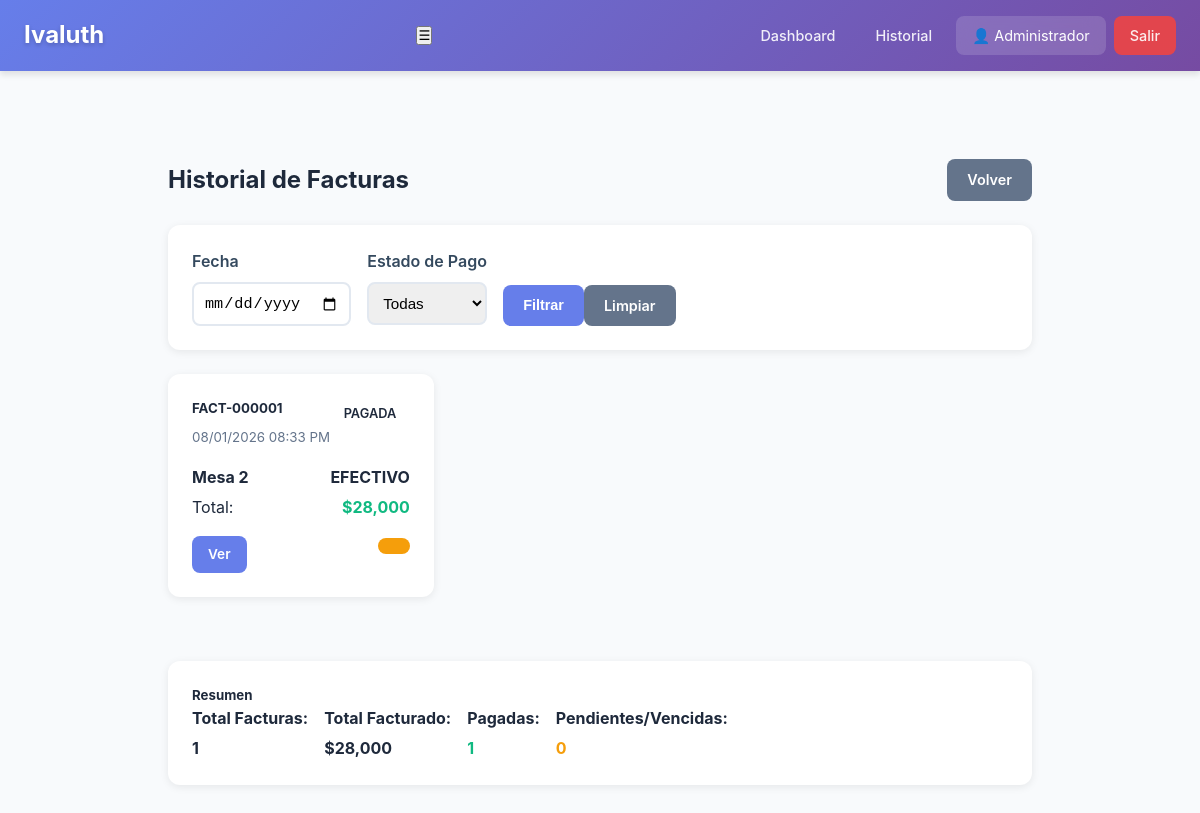
Screenshot of /facturas (signed in) with the database file from the repository.
### app.py (models this page shows, shortened)
class Usuario(UserMixin, db.Model):
    id = db.Column(db.Integer, primary_key=True)
    username = db.Column(db.String(80), unique=True, nullable=False)
    password_hash = db.Column(db.String(200), nullable=False)
    nombre = db.Column(db.String(100), nullable=False)
    rol = db.Column(db.String(20), default='mesero')  # mesero, cocina, admin

class Factura(db.Model):
    id = db.Column(db.Integer, primary_key=True)
    numero_consecutivo = db.Column(db.String(50), unique=True, nullable=False)
    sesion_id = db.Column(db.Integer, db.ForeignKey('sesion.id'), nullable=True)
    subtotal = db.Column(db.Float, default=0)
    iva = db.Column(db.Float, default=0)
    propina = db.Column(db.Float, default=0)
    total = db.Column(db.Float, default=0)
    metodo_pago = db.Column(db.String(50), default='efectivo')
    desglose_pago = db.Column(db.Text)
    cliente_nombre = db.Column(db.String(200))
    cliente_documento = db.Column(db.String(50))
    notas = db.Column(db.Text)
    estado_pago = db.Column(db.String(20), default='pagada')  # pagada, pendiente, vencida
    fecha_vencimiento = db.Column(db.Date, nullable=True)  # Cuándo debe pagar el cliente
    fecha_pago_real = db.Column(db.DateTime, nullable=True)  # Cuándo pagó realmente
    saldo_pendiente = db.Column(db.Float, default=0)  # Si pagó parcialmente
    fecha_emision = db.Column(db.DateTime, default=datetime.now)
    sesion = db.relationship('Sesion', backref='facturas')

class Mesa(db.Model):
    id = db.Column(db.Integer, primary_key=True)
    numero = db.Column(db.Integer, nullable=False, unique=True)
    capacidad = db.Column(db.Integer, default=4)
    activa = db.Column(db.Boolean, default=True)

### app.py (the view)
@app.route("/facturas")
@login_required
def lista_facturas():
    fecha_param = request.args.get('fecha')
    if fecha_param:
        try:
            fecha_obj = datetime.strptime(fecha_param, '%Y-%m-%d').date()
            facturas = Factura.query.filter(
                db.func.date(Factura.fecha_emision) == fecha_obj
            ).order_by(Factura.fecha_emision.desc()).all()
        except ValueError:
            flash('Fecha inválida', 'error')
            facturas = Factura.query.order_by(Factura.fecha_emision.desc()).limit(50).all()
    else:
        facturas = Factura.query.order_by(Factura.fecha_emision.desc()).limit(50).all()
    return render_template("lista_facturas.html", facturas=facturas)

### app.py (called while the page is built)
@login_manager.user_loader
def load_user(user_id):
    return Usuario.query.get(int(user_id))

### templates/lista_facturas.html (shortened to what this page needs)
{% extends "base.html" %}
{% block content %}
<div class="container-fluid mt-4">
    <div class="d-flex justify-content-between align-items-center mb-4">
        <h2> Historial de Facturas</h2>
        <a href="{{ url_for('dashboard') }}" class="btn btn-secondary">
             Volver
        </a>
    </div>
    <div class="card mb-4">
        <div class="card-body">
            <form method="get" class="row g-3">
                <div class="col-md-4">
                    <label class="form-label">Fecha</label>
                    <input type="date" name="fecha" class="form-control"
                           value="{{ request.args.get('fecha', '') }}">
                </div>
                <div class="col-md-4">
                    <label class="form-label">Estado de Pago</label>
                    <select name="estado_pago" class="form-select">
                        <option value="">Todas</option>
                    </select>
                </div>
                <div class="col-md-4 d-flex align-items-end">
                    <button type="submit" class="btn btn-primary me-2">
                         Filtrar
                    </button>
                    <a href="{{ url_for('lista_facturas') }}" class="btn btn-secondary">
                         Limpiar
                    </a>
                </div>
            </form>
        </div>
    </div>
    {% if facturas %}
    <div class="row">
        {% for factura in facturas %}
        <div class="col-md-6 mb-3">
            <div class="card">
                <div class="card-body">
                    <div class="d-flex justify-content-between align-items-start mb-3">
                        <div>
                            <h5 class="mb-1">{{ factura.numero_consecutivo }}</h5>
                            <small class="text-muted">
                                {{ factura.fecha_emision.strftime('%d/%m/%Y %I:%M %p') }}
                            </small>
                        </div>
                        <div class="text-end">
                            {% if factura.estado_pago == 'pagada' %}
                            <span class="badge bg-success">PAGADA</span>
                            {% elif factura.estado_pago == 'pendiente' %}
                            <span class="badge bg-warning">PENDIENTE</span>
                            {% elif factura.estado_pago == 'vencida' %}
                            <span class="badge bg-danger">VENCIDA</span>
                            {% endif %}
                        </div>
                    </div>
                    <div class="row mb-2">
                        <div class="col-6">
                            {% if factura.sesion %}
                                <p class="mb-1">
                                    <strong>Mesa {{ factura.sesion.mesa.numero }}</strong>
                                </p>
                            {% endif %}
                        </div>
                        <div class="col-6 text-end">
                            <p class="mb-1">
                                <strong>{{ factura.metodo_pago|upper }}</strong>
                            </p>
                        </div>
                    </div>
                    <div class="d-flex justify-content-between align-items-center mb-3">
                        <span>Total:</span>
                        <h4 class="mb-0 text-success">${{ "{:,.0f}".format(factura.total) }}</h4>
                    </div>
                    <div class="d-flex justify-content-between">
                        <a href="{{ url_for('ver_factura', factura_id=factura.id) }}"
                           class="btn btn-sm btn-primary">
                             Ver
                        </a>
                        <div>
                            {% if current_user.rol == 'admin' %}
                            <a href="{{ url_for('editar_factura', factura_id=factura.id) }}"
                               class="btn btn-sm btn-warning">
                            </a>
                            {% endif %}
                        </div>
                    </div>
                </div>
            </div>
        </div>
        {% endfor %}
    </div>
    <div class="card mt-4">
        <div class="card-body">
            <h5>Resumen</h5>
            <div class="row">
                <div class="col-md-3">
                    <p class="mb-1"><strong>Total Facturas:</strong></p>
                    <h4>{{ facturas|length }}</h4>
                </div>
                <div class="col-md-3">
                    <p class="mb-1"><strong>Total Facturado:</strong></p>
                    <h4>${{ "{:,.0f}".format(facturas|sum(attribute='total')) }}</h4>
                </div>
                <div class="col-md-3">
                    <p class="mb-1"><strong>Pagadas:</strong></p>
                    <h4 class="text-success">
                        {{ facturas|selectattr('estado_pago', 'equalto', 'pagada')|list|length }}
                    </h4>
                </div>
                <div class="col-md-3">
                    <p class="mb-1"><strong>Pendientes/Vencidas:</strong></p>
                    <h4 class="text-warning">
                        {{ facturas|rejectattr('estado_pago', 'equalto', 'pagada')|list|length }}
                    </h4>
                </div>
            </div>
        </div>
    </div>
    {% else %}
    <div class="alert alert-info">
        <i class="fas fa-info-circle"></i> No hay facturas registradas.
    </div>
    {% endif %}
</div>
{% endblock %}

### templates/base.html (shortened to what this page needs)
<!DOCTYPE html>
<html lang="es">
<head>
    <link rel="stylesheet" href="{{ url_for('static', filename='css/styles.css') }}">
</head>
<body>
    {% if current_user.is_authenticated %}
    <nav class="navbar">
        <div class="nav-container">
            <div class="nav-brand">Ivaluth</div>
            <button class="nav-toggle" id="navToggle">☰</button>
            <div class="nav-menu" id="navMenu">
                {% if current_user.rol != 'cocina' %}
                <a href="{{ url_for('dashboard') }}" class="nav-link">Dashboard</a>
                {% else %}
                <a href="{{ url_for('cocina') }}" class="nav-link">Cocina</a>
                {% endif %}
                <a href="{{ url_for('historial') }}" class="nav-link">Historial</a>
                <span class="nav-user">👤 {{ current_user.nombre }}</span>
                <a href="{{ url_for('logout') }}" class="nav-link nav-logout">Salir</a>
            </div>
        </div>
    </nav>
    {% endif %}
    <div class="container">
        {% block content %}{% endblock %}
    </div>
</body>
</html>

### static/css/styles.css (style rules this page uses)
* { margin: 0; padding: 0; box-sizing: border-box; }
body { font-family: -apple-system, BlinkMacSystemFont, 'Segoe UI', Roboto, Oxygen, Ubuntu, Cantarell, sans-serif; background: #f8fafc; color: #1e293b; line-height: 1.6; }
.navbar { background: linear-gradient(135deg, #667eea 0%, #764ba2 100%); box-shadow: 0 4px 6px rgba(0,0,0,0.1); position: sticky; top: 0; z-index: 1000; }
.nav-container { max-width: 1400px; margin: 0 auto; padding: 1rem 1.5rem; display: flex; justify-content: space-between; align-items: center; }
.nav-brand { font-size: 1.5rem; font-weight: bold; color: white; text-shadow: 0 2px 4px rgba(0,0,0,0.2); text-decoration: none; }
.nav-menu { display: flex; gap: 0.5rem; align-items: center; flex-wrap: wrap; }
.nav-link { color: rgba(255,255,255,0.9); text-decoration: none; padding: 0.5rem 1rem; border-radius: 0.5rem; transition: all 0.3s; font-weight: 500; font-size: 0.9rem; }
.nav-logout { background: rgba(239, 68, 68, 0.9); }
.nav-user { color: white; font-size: 0.9rem; padding: 0.5rem 1rem; background: rgba(255,255,255,0.15); border-radius: 0.5rem; backdrop-filter: blur(10px); }
.container { max-width: 1400px; margin: 0 auto; padding: 2rem 1.5rem; }
.container-fluid { width: 100%; padding: 2rem 1.5rem; }
.card { background: white; border-radius: 0.75rem; box-shadow: 0 2px 8px rgba(0,0,0,0.08); margin-bottom: 1.5rem; overflow: hidden; }
.card-body { padding: 1.5rem; }
.btn { display: inline-block; padding: 0.625rem 1.25rem; border: none; border-radius: 0.5rem; font-size: 0.9rem; font-weight: 600; text-decoration: none; text-align: center; cursor: pointer; transition: all 0.3s; line-height: 1.5; }
.btn-primary { background: #667eea; color: white; }
.btn-secondary { background: #64748b; color: white; }
.btn-warning { background: #f59e0b; color: white; }
.btn-sm { padding: 0.5rem 1rem; font-size: 0.85rem; }
.badge { padding: 0.35rem 0.85rem; border-radius: 1rem; font-size: 0.8rem; font-weight: 600; display: inline-block; }
.form-label { display: block; margin-bottom: 0.5rem; font-weight: 600; color: #34495e; }
.form-control, .form-select { width: 100%; padding: 0.625rem; border: 2px solid #e2e8f0; border-radius: 0.5rem; font-size: 0.95rem; transition: border-color 0.3s; }
.text-end { text-align: right; }
.text-muted { color: #64748b; }
.text-success { color: #10b981; }
.text-warning { color: #f59e0b; }
.mb-0 { margin-bottom: 0; }
.mb-1 { margin-bottom: 0.25rem; }
.mb-2 { margin-bottom: 0.5rem; }
.mb-3 { margin-bottom: 1rem; }
.mb-4 { margin-bottom: 1.5rem; }
.mt-4 { margin-top: 1.5rem; }
.d-flex { display: flex; }
.justify-content-between { justify-content: space-between; }
.align-items-center { align-items: center; }
.align-items-start { align-items: flex-start; }
.align-items-end { align-items: flex-end; }
.row { display: flex; flex-wrap: wrap; margin: 0 -0.5rem; }
.row > * { padding: 0 0.5rem; }
.col-6 { flex: 0 0 50%; max-width: 50%; }
@media (max-width: 1200px) { .container { max-width: 960px; } }

### rows the page displays
Usuario: nombre "Administrador"
Factura: numero_consecutivo "FACT-000001", fecha_emision "08/01/2026 08:33 PM", estado_pago "PAGADA", sesion.mesa.numero "2", metodo_pago "EFECTIVO", total "28,000"

### other values shown
{{ facturas|length }} "1"
{{ "{:,.0f}".format(facturas|sum(attribute='total')) }} "28,000"
{{ facturas|selectattr('estado_pago', 'equalto', 'pagada')|list|length }} "1"
{{ facturas|rejectattr('estado_pago', 'equalto', 'pagada')|list|length }} "0"
